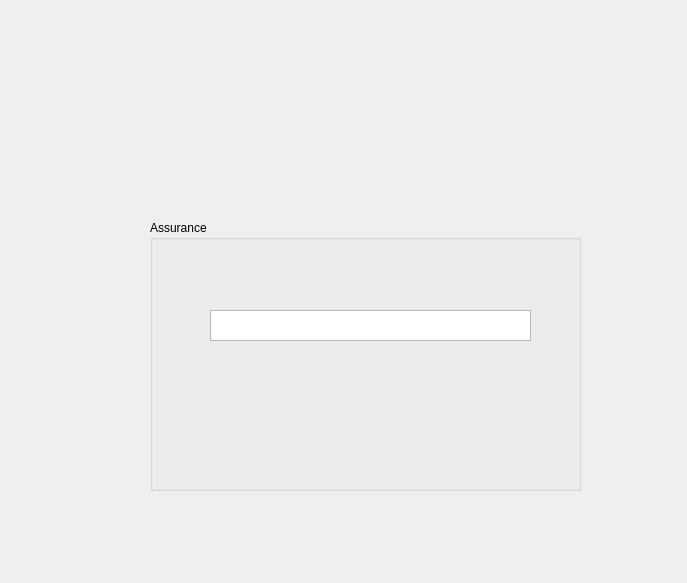
<?xml version="1.0" encoding="UTF-8"?>
<ui version="4.0">
 <class>client_assurance</class>
 <widget class="QDialog" name="client_assurance">
  <property name="geometry">
   <rect>
    <x>0</x>
    <y>0</y>
    <width>687</width>
    <height>583</height>
   </rect>
  </property>
  <property name="windowTitle">
   <string>Dialog</string>
  </property>
  <widget class="QLabel" name="label">
   <property name="geometry">
    <rect>
     <x>5</x>
     <y>5</y>
     <width>691</width>
     <height>581</height>
    </rect>
   </property>
   <property name="styleSheet">
    <string notr="true">border-image: url(:/image/image/assurance1.jpg);</string>
   </property>
   <property name="text">
    <string/>
   </property>
  </widget>
  <widget class="QGroupBox" name="groupBox">
   <property name="geometry">
    <rect>
     <x>150</x>
     <y>220</y>
     <width>431</width>
     <height>271</height>
    </rect>
   </property>
   <property name="title">
    <string>Assurance</string>
   </property>
   <widget class="QTableView" name="tableView">
    <property name="geometry">
     <rect>
      <x>60</x>
      <y>90</y>
      <width>321</width>
      <height>31</height>
     </rect>
    </property>
   </widget>
  </widget>
 </widget>
 <resources/>
 <connections/>
</ui>
